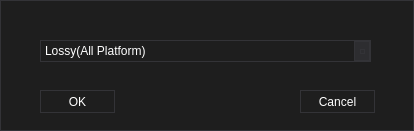
<?xml version="1.0" encoding="UTF-8"?>
<ui version="4.0">
 <class>PackDialog</class>
 <widget class="QDialog" name="PackDialog">
  <property name="geometry">
   <rect>
    <x>0</x>
    <y>0</y>
    <width>414</width>
    <height>131</height>
   </rect>
  </property>
  <property name="minimumSize">
   <size>
    <width>414</width>
    <height>131</height>
   </size>
  </property>
  <property name="maximumSize">
   <size>
    <width>414</width>
    <height>131</height>
   </size>
  </property>
  <property name="font">
   <font>
    <family>Arial</family>
   </font>
  </property>
  <property name="windowTitle">
   <string>Choose Codec</string>
  </property>
  <property name="windowIcon">
   <iconset>
    <normaloff>:/BMGTexTool/Resources/TX.png</normaloff>:/BMGTexTool/Resources/TX.png</iconset>
  </property>
  <property name="styleSheet">
   <string notr="true">/*
	Copyright 2013 Emanuel Claesson

	Licensed under the Apache License, Version 2.0 (the &quot;License&quot;);
	you may not use this file except in compliance with the License.
	You may obtain a copy of the License at

		http://www.apache.org/licenses/LICENSE-2.0

	Unless required by applicable law or agreed to in writing, software
	distributed under the License is distributed on an &quot;AS IS&quot; BASIS,
	WITHOUT WARRANTIES OR CONDITIONS OF ANY KIND, either express or implied.
	See the License for the specific language governing permissions and
	limitations under the License.
*/

/*
	COLOR_DARK     = #1e1e1e
	COLOR_MEDIUM   = #2d2d30
	COLOR_MEDLIGHT = #333337
	COLOR_LIGHT    = #FFFFFF
	COLOR_ACCENT   = #3f3f46
*/

* {
	background: #1e1e1e;
	color: #FFFFFF;
	border: 1px solid #333337;
}

QWidget::item:selected {
	background: #3f3f46;
}

QCheckBox, QRadioButton {
	border: none;
}

QRadioButton::indicator, QCheckBox::indicator {
	width: 13px;
	height: 13px;
}

QRadioButton::indicator::unchecked, QCheckBox::indicator::unchecked {
	border: 1px solid #333337;
	background: none;
}

QRadioButton::indicator:unchecked:hover, QCheckBox::indicator:unchecked:hover {
	border: 1px solid #FFFFFF;
}

QRadioButton::indicator::checked, QCheckBox::indicator::checked {
	border: 1px solid #333337;
	background: #333337;
}

QRadioButton::indicator:checked:hover, QCheckBox::indicator:checked:hover {
	border: 1px solid #FFFFFF;
	background: #FFFFFF;
}

QGroupBox {
	margin-top: 6px;
}

QGroupBox::title {
	top: -7px;
	left: 7px;
}

QScrollBar {
	border: 1px solid #686868;
	background: #1e1e1e;
}

QScrollBar:horizontal {
	height: 15px;
	margin: 0px 0px 0px 32px;
}

QScrollBar:vertical {
	width: 15px;
	margin: 32px 0px 0px 0px;
}

QScrollBar::handle {
	background: #2d2d30;
	border: 1px solid #333337;
}

QScrollBar::handle:horizontal {
	border-width: 0px 1px 0px 1px;
}

QScrollBar::handle:vertical {
	border-width: 1px 0px 1px 0px;
}

QScrollBar::handle:horizontal {
	min-width: 20px;
}

QScrollBar::handle:vertical {
	min-height: 20px;
}

QScrollBar::add-line, QScrollBar::sub-line {
	background:#2d2d30;
	border: 1px solid #333337;
	subcontrol-origin: margin;
}

QScrollBar::add-line {
	position: absolute;
}

QScrollBar::add-line:horizontal {
	width: 15px;
	subcontrol-position: left;
	left: 15px;
}

QScrollBar::add-line:vertical {
	height: 15px;
	subcontrol-position: top;
	top: 15px;
}

QScrollBar::sub-line:horizontal {
	width: 15px;
	subcontrol-position: top left;
}

QScrollBar::sub-line:vertical {
	height: 15px;
	subcontrol-position: top;
}

QScrollBar:left-arrow, QScrollBar::right-arrow, QScrollBar::up-arrow, QScrollBar::down-arrow {
	border: 1px solid #333337;
	width: 3px;
	height: 3px;
}

QScrollBar::add-page, QScrollBar::sub-page {
	background: none;
}

QAbstractButton:hover {
	background: #2d2d30;
}

QAbstractButton:pressed {
	background: #333337;
}

QAbstractItemView {
	show-decoration-selected: 1;
	selection-background-color: #3f3f46;
	selection-color: #FFFFFF;
	alternate-background-color: #2d2d30;
}

QHeaderView {
	border: 1px solid #333337;
}

QHeaderView::section {
	background: #1e1e1e;
	border: 1px solid #333337;
	padding: 4px;
}

QHeaderView::section:selected, QHeaderView::section::checked {
	background: #2d2d30;
}

QTableView {
	gridline-color: #333337;
}

QTabBar {
	margin-left: 2px;
}

QTabBar::tab {
	border-radius: 0px;
	padding: 4px;
	margin: 4px;
}

QTabBar::tab:selected {
	background: #2d2d30;
}

QComboBox::down-arrow {
	border: 1px solid #333337;
	background: #2d2d30;
}

QComboBox::drop-down {
	border: 1px solid #333337;
	background: #2d2d30;
}

QComboBox::down-arrow {
	width: 3px;
	height: 3px;
	border: 1px solid #333337;
}

QAbstractSpinBox {
	padding-right: 15px;
}

QAbstractSpinBox::up-button, QAbstractSpinBox::down-button {
	border: 1px solid #333337;
	background: #2d2d30;
	subcontrol-origin: border;
}

QAbstractSpinBox::up-arrow, QAbstractSpinBox::down-arrow {
	width: 3px;
	height: 3px;
	border: 1px solid #333337;
}

QSlider {
	border: none;
}

QSlider::groove:horizontal {
	height: 5px;
	margin: 4px 0px 4px 0px;
}

QSlider::groove:vertical {
	width: 5px;
	margin: 0px 4px 0px 4px;
}

QSlider::handle {
	border: 1px solid #333337;
	background: #2d2d30;
}

QSlider::handle:horizontal {
	width: 15px;
	margin: -4px 0px -4px 0px;
}

QSlider::handle:vertical {
	height: 15px;
	margin: 0px -4px 0px -4px;
}

QSlider::add-page:vertical, QSlider::sub-page:horizontal {
	background: #3f3f46;
}

QSlider::sub-page:vertical, QSlider::add-page:horizontal {
	background: #2d2d30;
}

QLabel {
	border: none;
}

QProgressBar {
	text-align: center;
}

QProgressBar::chunk {
	width: 1px;
	background-color: #3f3f46;
}

QMenu::separator {
	background: #2d2d30;
}</string>
  </property>
  <property name="locale">
   <locale language="English" country="UnitedStates"/>
  </property>
  <property name="modal">
   <bool>true</bool>
  </property>
  <widget class="QComboBox" name="comboBox">
   <property name="geometry">
    <rect>
     <x>40</x>
     <y>40</y>
     <width>331</width>
     <height>22</height>
    </rect>
   </property>
   <property name="font">
    <font>
     <family>Arial</family>
    </font>
   </property>
   <item>
    <property name="text">
     <string>Lossy(All Platform)</string>
    </property>
   </item>
   <item>
    <property name="text">
     <string>ASTC(Android Mali &amp; IPhone6+)</string>
    </property>
   </item>
   <item>
    <property name="text">
     <string>ETC2(Android PVR &amp; Android Adreno &amp; IPhone5S)</string>
    </property>
   </item>
   <item>
    <property name="text">
     <string>S3TC(Win32 &amp; Linux &amp; OSX &amp; UWP &amp; Android Tegra)</string>
    </property>
   </item>
  </widget>
  <widget class="QPushButton" name="_okBtn">
   <property name="geometry">
    <rect>
     <x>40</x>
     <y>90</y>
     <width>75</width>
     <height>23</height>
    </rect>
   </property>
   <property name="font">
    <font>
     <family>Arial</family>
    </font>
   </property>
   <property name="text">
    <string>OK</string>
   </property>
  </widget>
  <widget class="QPushButton" name="_cancelBtn">
   <property name="geometry">
    <rect>
     <x>300</x>
     <y>90</y>
     <width>75</width>
     <height>23</height>
    </rect>
   </property>
   <property name="font">
    <font>
     <family>Arial</family>
    </font>
   </property>
   <property name="text">
    <string>Cancel</string>
   </property>
  </widget>
 </widget>
 <resources/>
 <connections>
  <connection>
   <sender>_cancelBtn</sender>
   <signal>clicked()</signal>
   <receiver>PackDialog</receiver>
   <slot>reject()</slot>
   <hints>
    <hint type="sourcelabel">
     <x>330</x>
     <y>66</y>
    </hint>
    <hint type="destinationlabel">
     <x>197</x>
     <y>125</y>
    </hint>
   </hints>
  </connection>
 </connections>
</ui>
